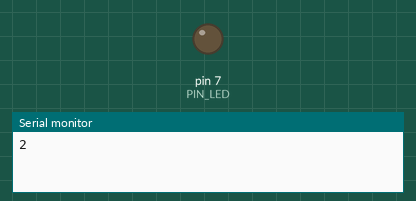
Simulated run of this sketch. Board: Arduino Uno, built with avr-gcc and run on an emulated ATmega328P. On the bench: output pins drawn as LEDs (lit = HIGH), the last lines printed to the serial monitor. Dashed ring = blinking. At 2.1 s the program stops and its outputs stay as they are.

Above: at 0.5 s.
At 1.85 s:
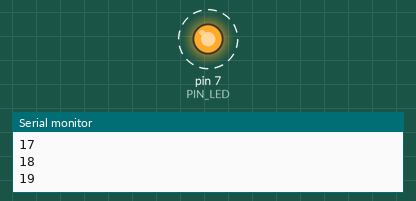
Timing chart, 0 to 3.0 s (numbered marks = the images above):
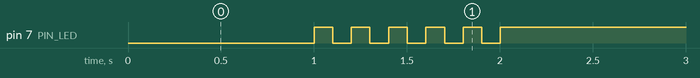

The sketch:

05_practice_2.ino
```cpp
#define PIN_LED 7
unsigned int count, toggle;

void setup() {
  pinMode(PIN_LED, OUTPUT);
  Serial.begin(115200);
  while (!Serial) {
    ;
  }
  count = toggle = 1;
  digitalWrite(PIN_LED, toggle);
}

void loop() {
  Serial.println(++count);
  toggle = toggle_state(toggle);
  digitalWrite(PIN_LED, toggle);
  delay(1000);
  for (int i=1; i <=11; i++) {
      Serial.println(++count);
      toggle = toggle_state(toggle);
      digitalWrite(PIN_LED, toggle);
      delay(100);
      Serial.println(++count);
  }
  while(1){}
}

int toggle_state(int toggle) {
  return 1 - toggle;
}
```

Measured:
- by itself, pin 7 (PIN_LED): alternates HIGH for 0.10 s and LOW for 0.10 s, 11 changes in all, then stays HIGH
